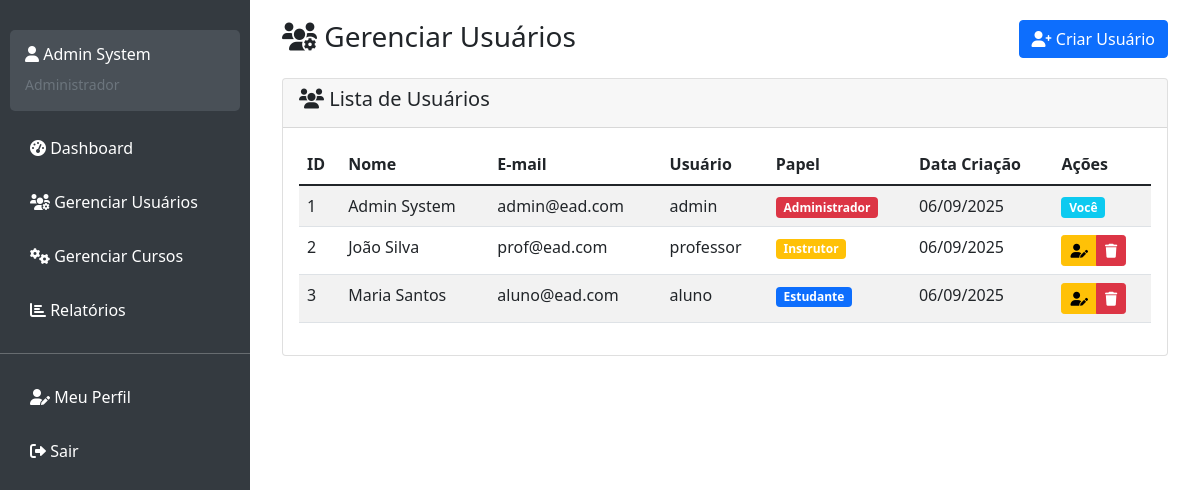
The page /manage_users.php (signed in) on the database its author committed.
### tables this page shows
CREATE TABLE users (
    id INT AUTO_INCREMENT PRIMARY KEY,
    username VARCHAR(50) NOT NULL UNIQUE,
    password_hash VARCHAR(255) NOT NULL,
    email VARCHAR(100) NOT NULL UNIQUE,
    first_name VARCHAR(50),
    last_name VARCHAR(50),
    `role` ENUM('administrador', 'instrutor', 'estudante') NOT NULL,
    created_at TIMESTAMP DEFAULT CURRENT_TIMESTAMP,
    updated_at TIMESTAMP DEFAULT CURRENT_TIMESTAMP ON UPDATE CURRENT_TIMESTAMP
);

### classes/User.php (called while the page is built, shortened)
<?php
class User {
    private $conn;
    private $table_name = "users";
    public function __construct($db) {
        $this->conn = $db;
    }
    public function readAll() {
        $query = "SELECT id, username, email, first_name, last_name, role, created_at
                 FROM " . $this->table_name . "
                 ORDER BY created_at DESC";
        $stmt = $this->conn->prepare($query);
        $stmt->execute();
        return $stmt;
    }
}
?>

### includes/auth.php (called while the page is built, shortened)
<?php
function getCurrentUserId() {
    return $_SESSION['user_id'] ?? null;
}
?>

### manage_users.php (the view, shortened to what this page needs)
<?php
require_once 'classes/User.php';
require_once 'includes/auth.php';
$database = new Database();
$db = $database->getConnection();
$user = new User($db);
$users = $user->readAll();
include 'includes/header.php';
?>
<div class="container-fluid">
    <div class="row">
        <div class="col-12">
            <h1 class="h3 mb-4">
                <i class="fas fa-users-cog"></i> Gerenciar Usuários
                <a href="register.php" class="btn btn-primary float-end">
                    <i class="fas fa-user-plus"></i> Criar Usuário
                </a>
            </h1>
        </div>
    </div>
    <div class="row">
        <div class="col-12">
            <div class="card">
                <div class="card-header">
                    <h5><i class="fas fa-users"></i> Lista de Usuários</h5>
                </div>
                <div class="card-body">
                    <div class="table-responsive">
                        <table class="table table-striped">
                            <thead>
                                <tr>
                                    <th>ID</th>
                                    <th>Nome</th>
                                    <th>E-mail</th>
                                    <th>Usuário</th>
                                    <th>Papel</th>
                                    <th>Data Criação</th>
                                    <th>Ações</th>
                                </tr>
                            </thead>
                            <tbody>
                                <?php while ($row = $users->fetch(PDO::FETCH_ASSOC)): ?>
                                <tr>
                                    <td><?php echo $row['id']; ?></td>
                                    <td><?php echo htmlspecialchars($row['first_name'] . ' ' . $row['last_name']); ?></td>
                                    <td><?php echo htmlspecialchars($row['email']); ?></td>
                                    <td><?php echo htmlspecialchars($row['username']); ?></td>
                                    <td>
                                        <span class="badge bg-<?php
                                            echo $row['role'] === 'administrador' ? 'danger' :
                                                ($row['role'] === 'instrutor' ? 'warning' : 'primary');
                                        ?>">
                                            <?php echo ucfirst($row['role']); ?>
                                        </span>
                                    </td>
                                    <td><?php echo date('d/m/Y', strtotime($row['created_at'])); ?></td>
                                    <td>
                                        <?php if ($row['id'] != getCurrentUserId()): ?>
                                            <div class="btn-group" role="group">
                                                <button type="button" class="btn btn-sm btn-warning"
                                                        onclick="changeRole(<?php echo $row['id']; ?>, '<?php echo $row['role']; ?>', '<?php echo htmlspecialchars($row['first_name'] . ' ' . $row['last_name']); ?>')">
                                                    <i class="fas fa-user-edit"></i>
                                                </button>
                                                <button type="button" class="btn btn-sm btn-danger"
                                                        onclick="confirmDelete(<?php echo $row['id']; ?>, '<?php echo htmlspecialchars($row['first_name'] . ' ' . $row['last_name']); ?>')">
                                                    <i class="fas fa-trash"></i>
                                                </button>
                                            </div>
                                        <?php else: ?>
                                            <span class="badge bg-info">Você</span>
                                        <?php endif; ?>
                                    </td>
                                </tr>
                                <?php endwhile; ?>
                            </tbody>
                        </table>
                    </div>
                </div>
            </div>
        </div>
    </div>
</div>
<?php include 'includes/footer.php'; ?>

### rows shown on the page
users: id "1", first_name+last_name "Admin System", email "admin@ead.com", username "admin", role "Administrador", created_at "06/09/2025", shows "Você"
users: id "2", first_name+last_name "João Silva", email "prof@ead.com", username "professor", role "Instrutor", created_at "06/09/2025"
users: id "3", first_name+last_name "Maria Santos", email "aluno@ead.com", username "aluno", role "Estudante", created_at "06/09/2025"

### other values the page prints
getCurrentUserName() "Admin System"
getCurrentUserRole() "Administrador"
